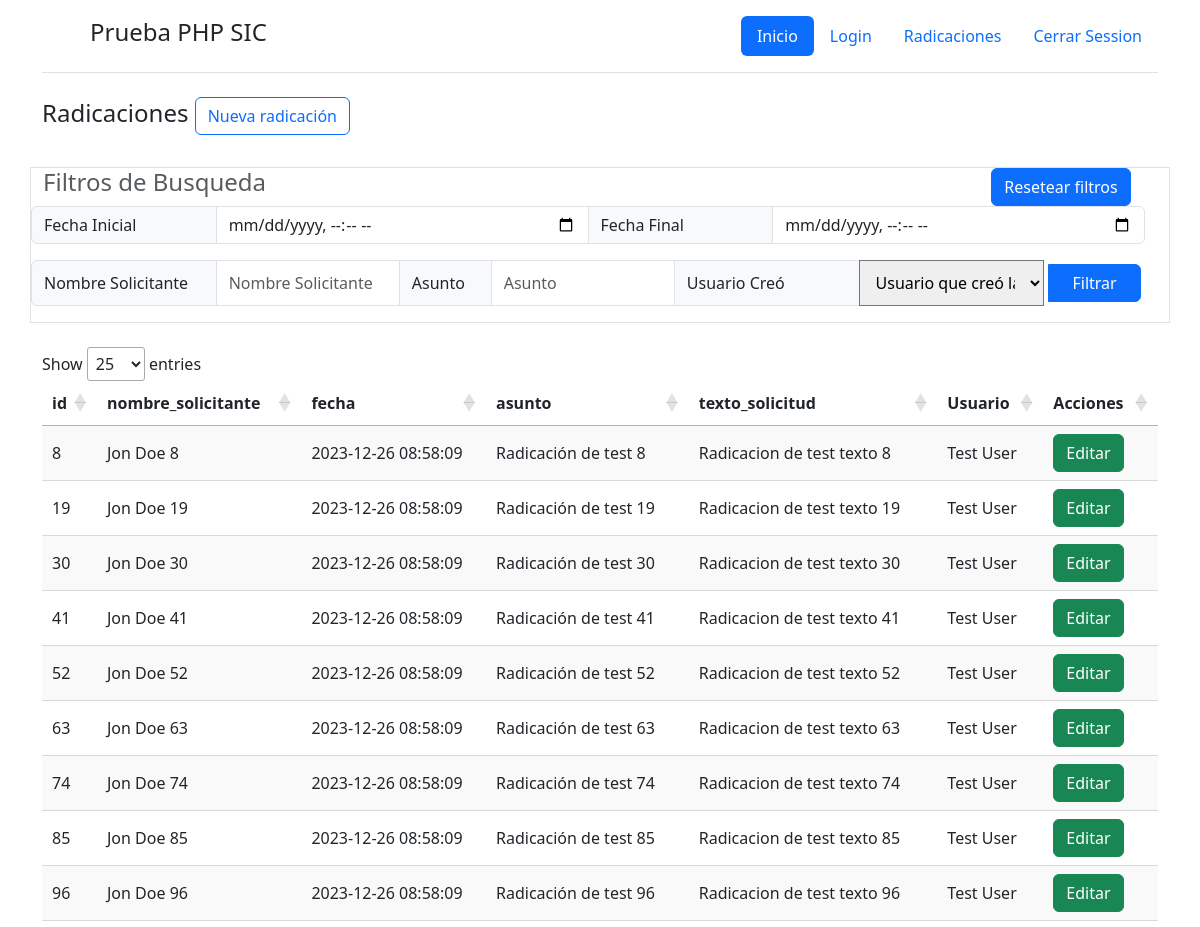
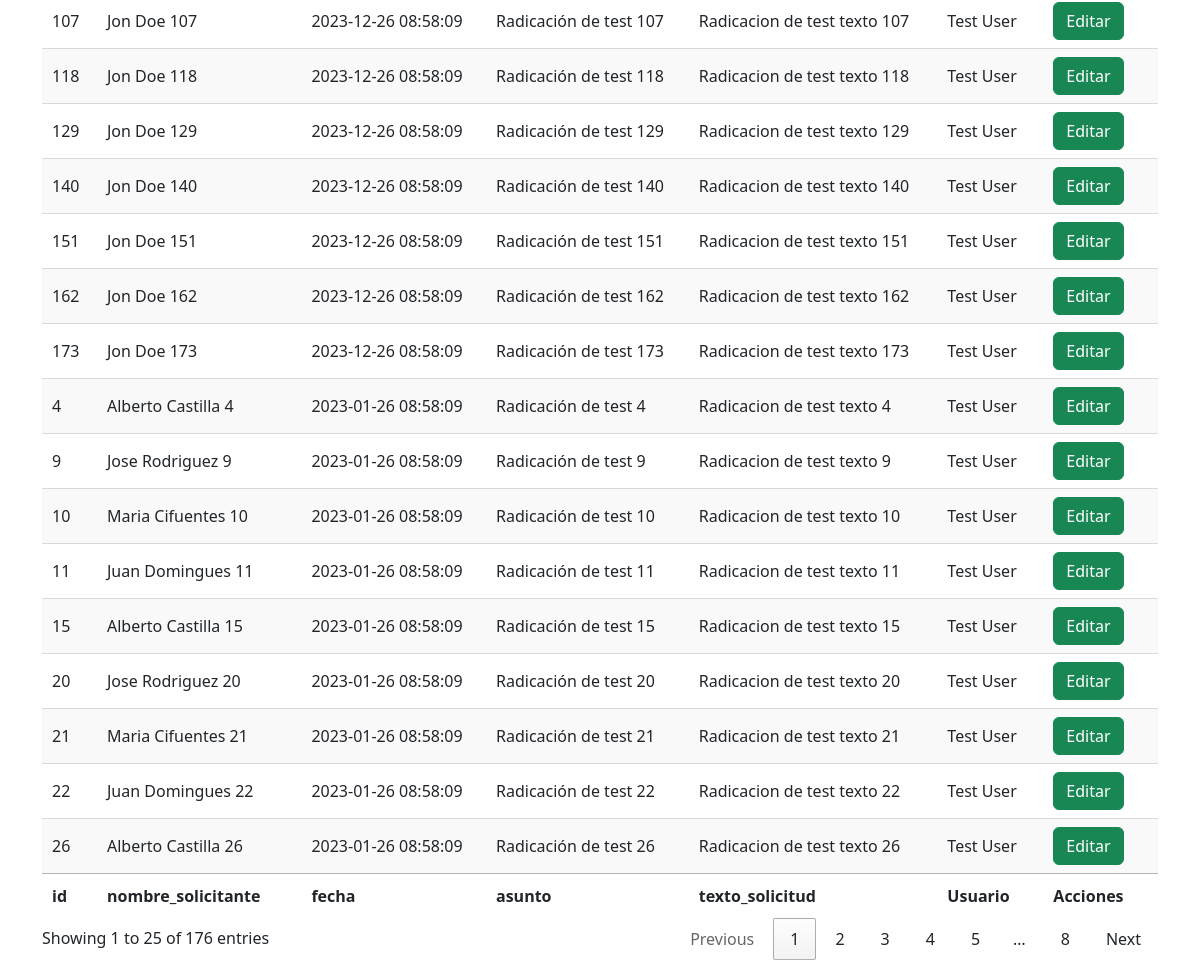
Page /index.php?action=radicaciones (signed in) on the committed database (2 pictures, top to bottom).
### tables this page shows
CREATE TABLE `radicaciones` (
  `id` INT(11) NOT NULL AUTO_INCREMENT,
  `nombre_solicitante`  VARCHAR(255),
  `fecha` DATETIME DEFAULT NOW(),
  `asunto`  VARCHAR(255),
  `texto_solicitud` text,
  `usuario_crea_id` int(11),
  `usuario_edita_id` int(11),
  INDEX(usuario_crea_id),
  CONSTRAINT `radicaciones_usuario_crea_id` FOREIGN KEY(usuario_crea_id) REFERENCES usuarios(id),
PRIMARY KEY (`id`)
);

CREATE TABLE `usuarios` (
 `id` INT(11) NOT NULL AUTO_INCREMENT,
 `email` VARCHAR(255) NOT NULL ,
 `nombre` VARCHAR(255) NOT NULL ,
 `password` VARCHAR(255) NOT NULL ,
 `status` BOOLEAN NOT NULL DEFAULT 1,
 PRIMARY KEY (`id`)
);

### controllers/RadicacionesList.php (called while the page is built, shortened)
<?php
if( $_SESSION['logged_in']){
  $search_defaults = [
    'fecha_inicial' => (isset($_GET['fecha_inicial']) && $_GET['fecha_inicial'] != "" ) ? $_GET['fecha_inicial'] : '',
    'fecha_final'  => (isset($_GET['fecha_final']) && $_GET['fecha_final'] != "" ) ? $_GET['fecha_final'] : '',
    'nombre_solicitante' => (isset($_GET['nombre_solicitante']) && $_GET['nombre_solicitante'] != "" ) ? $_GET['nombre_solicitante'] : '',
    'asunto' =>  (isset($_GET['asunto']) && $_GET['asunto'] != "" ) ? $_GET['asunto'] : '',
    'usuario_crea_id' => (isset($_GET['usuario_crea_id']) && $_GET['usuario_crea_id'] != "" ) ? $_GET['usuario_crea_id'] : '',
  ];
  $Radicaciones = Radicacion::findAll($_GET);
}else{
  header('Location: index.php?action=login_failed&msg=Para acceder a esta seccion debe estar autenticado');
}

### models/Radicacion.php (called while the page is built, shortened)
<?php
class Radicacion extends AppModel
{
  static $table_name = 'radicaciones';
  public static function findAll($params = []){
    $order = 'fecha desc';
    $conds = self::applyFilters($params);;
    $WHERE = ( count($conds) > 0  ) ? ' WHERE '.implode(' AND ', $conds) : '';
    $q = "SELECT ".self::$table_name.".id, ".self::$table_name.".nombre_solicitante, ".self::$table_name.".fecha, ".self::$table_name.".asunto,
                 ".self::$table_name.".texto_solicitud, ".self::$table_name.".usuario_crea_id,
                 usuario_crea.nombre as usuario_crea_nombre, ".self::$table_name.".usuario_edita_id
        FROM ".self::$table_name." JOIN usuarios AS usuario_crea ON ".self::$table_name.".usuario_crea_id = usuario_crea.id
        ".$WHERE."
        ORDER BY ".$order."
    ";
    $result = self::$connection->query($q);
    $data = [];
    while($row = $result->fetch_assoc()) {
      $data[] = (object)$row;
    }
    return($data);
  }
  public static function applyFilters($filters = []){
    $conds = [];
    return($conds);
  }
}

### views/radicaciones.php (the view, shortened to what this page needs)
<div class="container">
  <div class="row">
    <h4 class="col-12 ">Radicaciones <a class="btn btn-outline-primary" href="index.php?action=radicaciones_new">Nueva radicación</a></h4>
  </div>
</div>
<div class="container mt-4 border">
  <div class="row">
    <h4 class="col-10 text-muted">Filtros de Busqueda</h4>
    <div class="col-2 text-right">
      <a class="btn btn-primary" href="index.php?action=radicaciones">Resetear filtros</a>
    </div>
  </div>
  <form action="index.php" method="get">
    <div class="input-group mb-3 row">
      <label class="input-group-text col-2" id="basic-addon1">Fecha Inicial</label>
      <input type="datetime-local" name="fecha_inicial" class="form-control col-4" placeholder="fecha inicial" value="<?= $search_defaults['fecha_inicial'] ?>">
      <label class="input-group-text col-2" id="basic-addon1">Fecha Final</label>
      <input type="datetime-local" name="fecha_final" class="form-control col-4" placeholder="fecha final"  value="<?= $search_defaults['fecha_final'] ?>">
    </div>
    <div class="input-group mb-3 row">
      <label class="input-group-text col-2" id="basic-addon1">Nombre Solicitante</label>
      <input type="text" name="nombre_solicitante" class="form-control col-2" placeholder="Nombre Solicitante" value="<?= $search_defaults['nombre_solicitante'] ?>">
      <label class="input-group-text col-1" id="basic-addon1">Asunto</label>
      <input type="text" name="asunto" class="form-control col-2" placeholder="Asunto"  value="<?= $search_defaults['asunto'] ?>" >
      <label class="input-group-text col-2" id="basic-addon1">Usuario Creó</label>
      <select class="col-2" name="usuario_crea_id">
        <option>Usuario que creó la solicitud</option>
      </select>
      <button type="submit" class="col-1 btn btn-primary m-1">Filtrar</button>
    </div>
  </form>
</div>
<div class="container mt-4">
<table id="radicaciones" class="display" style="width:100%" data-page-length='25' data-searching="false">
        <thead>
            <tr>
                <th>id</th>
                <th>nombre_solicitante</th>
                <th>fecha</th>
                <th>asunto</th>
                <th>texto_solicitud</th>
                <th>Usuario</th>
                <th>Acciones</th>
            </tr>
        </thead>
        <tbody>
          <?php foreach ($Radicaciones as $key => $Radicacion):
            $Radicacion = (object)$Radicacion;
            ?>
              <tr>
                  <td><?= $Radicacion->id ?></td>
                  <td><?= $Radicacion->nombre_solicitante ?></td>
                  <td><?= $Radicacion->fecha ?></td>
                  <td><?= $Radicacion->asunto ?></td>
                  <td><?= $Radicacion->texto_solicitud ?></td>
                  <td><?= $Radicacion->usuario_crea_nombre ?></td>
                  <td><a href="index.php?action=radicaciones_edit&id=<?= $Radicacion->id ?>" class="btn btn-success">Editar</a> </td>
              </tr>
          <?php endforeach ?>
        </tbody>
        <tfoot>
            <tr>
                <th>id</th>
                <th>nombre_solicitante</th>
                <th>fecha</th>
                <th>asunto</th>
                <th>texto_solicitud</th>
                <th>Usuario</th>
                <th>Acciones</th>
            </tr>
        </tfoot>
    </table>
    </div>

### index.php (shortened to what this page needs)
<?php
include ROOT_PATH.'/models/Usuario.php';
include ROOT_PATH.'/models/Radicacion.php';
$default_view = 'index';
$action = ( isset( $_GET['action'] )  && $_GET['action'] != '' ) ? $_GET['action'] : $default_view;
switch ($action) {
  case 'radicaciones':
      require_once ROOT_PATH.'/controllers/RadicacionesList.php';
    break;
}
?>
<!DOCTYPE html>
<html>
<head>
  <link href="https://cdn.jsdelivr.net/npm/bootstrap@5.3.0-alpha1/dist/css/bootstrap.min.css" rel="stylesheet">
  <link href="https://cdn.datatables.net/1.13.1/css/jquery.dataTables.min.css" rel="stylesheet">
  <link rel="stylesheet" type="text/css" href="assets/css/application.css">
</head>
<body>
  <div class="container">
  <header class="d-flex flex-wrap justify-content-center py-3 mb-4 border-bottom">
    <a href="" class="d-flex align-items-center mb-3 mb-md-0 me-md-auto text-dark text-decoration-none">
      <svg class="bi me-2" width="40" height="32"><use xlink:href="#bootstrap"></use></svg>
      <span class="fs-4 h2">Prueba PHP SIC</span>
    </a>
    <ul class="nav nav-pills">
      <li class="nav-item"><a href="index.php" class="nav-link active" aria-current="page">Inicio</a></li>
      <li class="nav-item"><a href="index.php?action=login" class="nav-link">Login</a></li>
      <li class="nav-item"><a href="index.php?action=radicaciones" class="nav-link">Radicaciones</a></li>
      <?php if( isset($_SESSION['logged_in']) && $_SESSION['logged_in']): ?>
        <li class="nav-item"><a href="index.php?action=close_session" class="nav-link">Cerrar Session</a></li>
      <?php endif; ?>
    </ul>
  </header>
  </div>
  <div class="main_content">
    <?php include ROOT_PATH.'/views/'.$action.'.php'; ?>
  </div>
</body>
</html>

### rows in the picture
radicaciones: id "8", nombre_solicitante "Jon Doe 8", fecha "2023-12-26 08:58:09", asunto "Radicación de test 8", texto_solicitud "Radicacion de test texto 8", usuario_crea.nombre "Test User"
radicaciones: id "19", nombre_solicitante "Jon Doe 19", fecha "2023-12-26 08:58:09", asunto "Radicación de test 19", texto_solicitud "Radicacion de test texto 19", usuario_crea.nombre "Test User"
radicaciones: id "30", nombre_solicitante "Jon Doe 30", fecha "2023-12-26 08:58:09", asunto "Radicación de test 30", texto_solicitud "Radicacion de test texto 30", usuario_crea.nombre "Test User"
radicaciones: id "41", nombre_solicitante "Jon Doe 41", fecha "2023-12-26 08:58:09", asunto "Radicación de test 41", texto_solicitud "Radicacion de test texto 41", usuario_crea.nombre "Test User"
radicaciones: id "52", nombre_solicitante "Jon Doe 52", fecha "2023-12-26 08:58:09", asunto "Radicación de test 52", texto_solicitud "Radicacion de test texto 52", usuario_crea.nombre "Test User"
radicaciones: id "63", nombre_solicitante "Jon Doe 63", fecha "2023-12-26 08:58:09", asunto "Radicación de test 63", texto_solicitud "Radicacion de test texto 63", usuario_crea.nombre "Test User"
radicaciones: id "74", nombre_solicitante "Jon Doe 74", fecha "2023-12-26 08:58:09", asunto "Radicación de test 74", texto_solicitud "Radicacion de test texto 74", usuario_crea.nombre "Test User"
radicaciones: id "85", nombre_solicitante "Jon Doe 85", fecha "2023-12-26 08:58:09", asunto "Radicación de test 85", texto_solicitud "Radicacion de test texto 85", usuario_crea.nombre "Test User"
radicaciones: id "96", nombre_solicitante "Jon Doe 96", fecha "2023-12-26 08:58:09", asunto "Radicación de test 96", texto_solicitud "Radicacion de test texto 96", usuario_crea.nombre "Test User"
radicaciones: id "107", nombre_solicitante "Jon Doe 107", fecha "2023-12-26 08:58:09", asunto "Radicación de test 107", texto_solicitud "Radicacion de test texto 107", usuario_crea.nombre "Test User"
radicaciones: id "118", nombre_solicitante "Jon Doe 118", fecha "2023-12-26 08:58:09", asunto "Radicación de test 118", texto_solicitud "Radicacion de test texto 118", usuario_crea.nombre "Test User"
radicaciones: id "129", nombre_solicitante "Jon Doe 129", fecha "2023-12-26 08:58:09", asunto "Radicación de test 129", texto_solicitud "Radicacion de test texto 129", usuario_crea.nombre "Test User"
radicaciones: id "140", nombre_solicitante "Jon Doe 140", fecha "2023-12-26 08:58:09", asunto "Radicación de test 140", texto_solicitud "Radicacion de test texto 140", usuario_crea.nombre "Test User"
radicaciones: id "151", nombre_solicitante "Jon Doe 151", fecha "2023-12-26 08:58:09", asunto "Radicación de test 151", texto_solicitud "Radicacion de test texto 151", usuario_crea.nombre "Test User"
radicaciones: id "162", nombre_solicitante "Jon Doe 162", fecha "2023-12-26 08:58:09", asunto "Radicación de test 162", texto_solicitud "Radicacion de test texto 162", usuario_crea.nombre "Test User"
radicaciones: id "173", nombre_solicitante "Jon Doe 173", fecha "2023-12-26 08:58:09", asunto "Radicación de test 173", texto_solicitud "Radicacion de test texto 173", usuario_crea.nombre "Test User"
radicaciones: id "4", nombre_solicitante "Alberto Castilla 4", fecha "2023-01-26 08:58:09", asunto "Radicación de test 4", texto_solicitud "Radicacion de test texto 4", usuario_crea.nombre "Test User"
radicaciones: id "9", nombre_solicitante "Jose Rodriguez 9", fecha "2023-01-26 08:58:09", asunto "Radicación de test 9", texto_solicitud "Radicacion de test texto 9", usuario_crea.nombre "Test User"
radicaciones: id "10", nombre_solicitante "Maria Cifuentes 10", fecha "2023-01-26 08:58:09", asunto "Radicación de test 10", texto_solicitud "Radicacion de test texto 10", usuario_crea.nombre "Test User"
radicaciones: id "11", nombre_solicitante "Juan Domingues 11", fecha "2023-01-26 08:58:09", asunto "Radicación de test 11", texto_solicitud "Radicacion de test texto 11", usuario_crea.nombre "Test User"
radicaciones: id "15", nombre_solicitante "Alberto Castilla 15", fecha "2023-01-26 08:58:09", asunto "Radicación de test 15", texto_solicitud "Radicacion de test texto 15", usuario_crea.nombre "Test User"
radicaciones: id "20", nombre_solicitante "Jose Rodriguez 20", fecha "2023-01-26 08:58:09", asunto "Radicación de test 20", texto_solicitud "Radicacion de test texto 20", usuario_crea.nombre "Test User"
radicaciones: id "21", nombre_solicitante "Maria Cifuentes 21", fecha "2023-01-26 08:58:09", asunto "Radicación de test 21", texto_solicitud "Radicacion de test texto 21", usuario_crea.nombre "Test User"
radicaciones: id "22", nombre_solicitante "Juan Domingues 22", fecha "2023-01-26 08:58:09", asunto "Radicación de test 22", texto_solicitud "Radicacion de test texto 22", usuario_crea.nombre "Test User"
radicaciones: id "26", nombre_solicitante "Alberto Castilla 26", fecha "2023-01-26 08:58:09", asunto "Radicación de test 26", texto_solicitud "Radicacion de test texto 26", usuario_crea.nombre "Test User"
